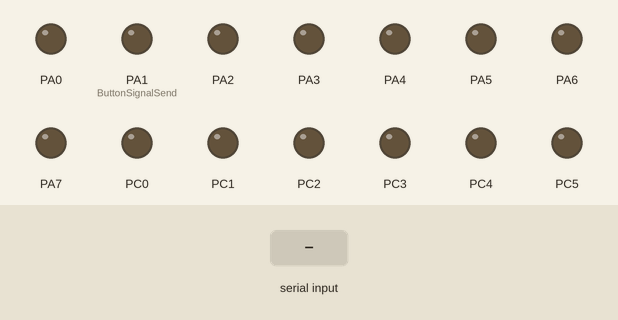
This program was run on a simulated ATmega1284P, built with avr-gcc and emulated at 8 MHz. Parts: output pins drawn as LEDs (lit = HIGH). Inputs (shaded band) come from the test bench.

Above: at 1.8 s.
1.9 s: "1" received over Serial
At 3.2 s:
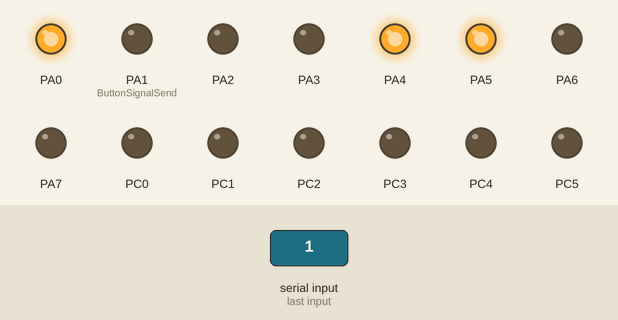
At 5.5 s:
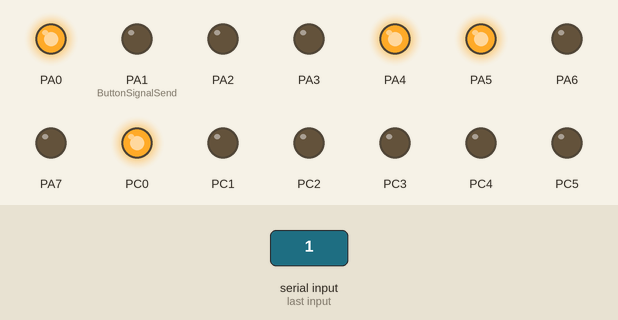
Timing chart, 0 to 13.9 s (numbered marks = the images above; inputs shaded):
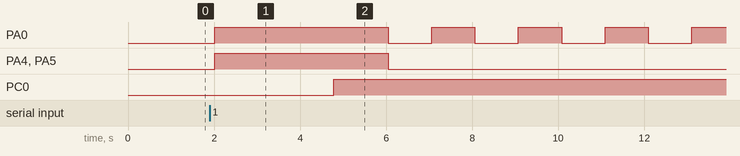

The program:

main.c
```c
/*    Name & Email: Ivan Lorna / ilorn001@ucr.edu
 *    Partner(s) Name & E-mail: Emanuel Halfon / ehalf001@ucr.edu
 *    Lab Section:  021
 *    Assignment: Lab 2
 *    Exercise Description: [optional - include for your own benefit]
 *
 *    I acknowledge all content contained herein, excluding template
 *     or example code, is my own original work.
 */

//#include "ilorn001_lab2_part1.c"
//#include "ilorn001_lab2_part2.c"
//#include "ilorn001_lab2_part3.c"
#include "ilorn001_lab2_part4.c"
```

ilorn001_lab2_part4.c
```c
/*    Name & Email: Ivan Lorna / ilorn001@ucr.edu
 *    Partner(s) Name & E-mail: Emanuel Halfon / ehalf001@ucr.edu
 *    Lab Section:  021
 *    Assignment: Lab 2 Part 3
 *    Exercise Description: [optional - include for your own benefit]
 *
 *    I acknowledge all content contained herein, excluding template
 *     or example code, is my own original work.
 */

//Includes
#include <avr/io.h>
#include "usart_ATmega1284.h"
#include <avr/interrupt.h>
#include <stdlib.h>
#include <stdio.h>


//Global Variables
unsigned char Master_Servant; //1 if master, 0 is servant
unsigned char count; //Counter
volatile unsigned char TimerFlag = 0; // TimerISR() sets this to 1. C programmer should clear to 0.
unsigned long _avr_timer_M = 1; // Start count from here, down to 0. Default 1 ms.
unsigned long _avr_timer_cntcurr = 0; // Current internal count of 1ms ticks
const unsigned long PERIOD = 250; //Preset Period
#define B0 (~PINB & 0x01)

//Functions
unsigned char SetBit(unsigned char pin, unsigned char number, unsigned char bin_value)
{
	return (bin_value ? pin | (0x01 << number) : pin & ~(0x01 << number));
}

void TimerOn() {
	// AVR timer/counter controller register TCCR1
	TCCR1B = 0x0B;
	// AVR output compare register OCR1A.
	OCR1A = 125;	// Timer interrupt will be generated when TCNT1==OCR1A
	TIMSK1 = 0x02; // bit1: OCIE1A -- enables compare match interrupt

	//Initialize avr counter
	TCNT1=0;

	_avr_timer_cntcurr = _avr_timer_M;
	SREG |= 0x80; // 0x80: 1000000
}

void TimerOff() {
	TCCR1B = 0x00; // bit3bit1bit0=000: timer off
}

typedef struct Task {
	int state; // Task s current state
	unsigned long period; // Task period
	unsigned long elapsedTime; // Time elapsed since last task tick
	int (*TickFct)(int); // Task tick function
} task;

const unsigned char tasksSize = 1;
task tasks[1];

void TimerISR()
{
	unsigned char i;
	for (i = 0;i < tasksSize;++i)
	{
		if ((tasks[i].elapsedTime >= tasks[i].period))
		{
			tasks[i].state = tasks[i].TickFct(tasks[i].state);
			tasks[i].elapsedTime = 0;
		}
		tasks[i].elapsedTime += PERIOD;
	}
}

ISR(TIMER1_COMPA_vect) {
	// CPU automatically calls when TCNT1 == OCR1 (every 1 ms per TimerOn settings)
	_avr_timer_cntcurr--; // Count down to 0 rather than up to TOP
	if (_avr_timer_cntcurr == 0) { // results in a more efficient compare
		TimerISR(); // Call the ISR that the user uses
		_avr_timer_cntcurr = _avr_timer_M;
	}
}

// Set TimerISR() to tick every M ms
void TimerSet(unsigned long M) {
	_avr_timer_M = M;
	_avr_timer_cntcurr = _avr_timer_M;
}

//State Machines

enum ButtonSignalSender {Start, BSS_Low, BSS_High};
int ButtonSignalSend(int state)
{
	switch(state){//transition

		case Start:
			state = BSS_Low;
			break;
		case BSS_Low:
			state = BSS_High;
			break;
		case BSS_High:
			state = BSS_Low;
			break;
		default:
			state = Start;
	}

	switch(state){//action
		case BSS_Low:
			PORTA = 0x00;

			break;
		case BSS_High:
			PORTA = 0x01;
			break;
		default:
			PORTA = PORTA;
	}

	USART_Send(PORTA, 1);
	return state;
}

enum ButtonSignalReciever {Start_S, BSR_Lookout, BSR_High,BSR_High2};
int ButtonSignalRecieve(int state){
	unsigned char temp = 0;
	if(USART_HasReceived(0))
	{
		temp = USART_Receive(0);
		PORTA = temp;
		USART_Send(temp, 1);
		USART_Flush(0);
		count = 0x00;
	}
	else
	{
		count++;
	}

	if(USART_HasTransmitted(1)){
		USART_Flush(1);
	}
	if (USART_HasReceived(0)) {
		USART_Flush(0);
	}
	return state;
}


int main(void)
{
	DDRA = 0xFF; PORTA = 0x00;
	DDRB = 0x00; PORTB = 0xFF;
	DDRC = 0xFF; PORTC = 0x00;

	Master_Servant = 0x00;
	initUSART(0);
	initUSART(1);

	tasks[0].state = Start;
	tasks[0].period = 250;
	tasks[0].elapsedTime = 0;
	tasks[0].TickFct = &ButtonSignalRecieve;

	TimerSet(PERIOD);
	TimerOn();
    while (1)
    {
		PORTC = Master_Servant;
		if(count > 10)
		{
			TimerOff();
			Master_Servant = 0x01;
			tasks[0].state = Start;
			tasks[0].period = 1000;
			tasks[0].elapsedTime = 0;
			tasks[0].TickFct = &ButtonSignalSend;
			TimerSet(PERIOD);
			TimerOn();
			USART_Send(PORTA, 1);
			count = 0x00;
		}
		continue;
    }
}
```

usart_ATmega1284.h
```c
// Permission to copy is granted provided that this header remains intact.
// This software is provided with no warranties.

////////////////////////////////////////////////////////////////////////////////

#ifndef USART_1284_H
#define USART_1284_H

// USART Setup Values
#define F_CPU 8000000UL // Assume uC operates at 8MHz
#define BAUD_RATE 9600
#define BAUD_PRESCALE (((F_CPU / (BAUD_RATE * 16UL))) - 1)

////////////////////////////////////////////////////////////////////////////////
//Functionality - Initializes TX and RX on PORT D
//Parameter: usartNum specifies which USART is being initialized
//			 If usartNum != 1, default to USART0
//Returns: None
void initUSART(unsigned char usartNum)
{
	if (usartNum != 1) {
		// Turn on the reception circuitry of USART0
		// Turn on receiver and transmitter
		// Use 8-bit character sizes
		UCSR0B |= (1 << RXEN0)  | (1 << TXEN0);
		UCSR0C |= (1 << UCSZ00) | (1 << UCSZ01);
		// Load lower 8-bits of the baud rate value into the low byte of the UBRR0 register
		UBRR0L = BAUD_PRESCALE;
		// Load upper 8-bits of the baud rate value into the high byte of the UBRR0 register
		UBRR0H = (BAUD_PRESCALE >> 8);
	}
	else {
		// Turn on the reception circuitry for USART1
		// Turn on receiver and transmitter
		// Use 8-bit character sizes
		UCSR1B |= (1 << RXEN1)  | (1 << TXEN1);
		UCSR1C |= (1 << UCSZ10) | (1 << UCSZ11);
		// Load lower 8-bits of the baud rate value into the low byte of the UBRR1 register
		UBRR1L = BAUD_PRESCALE;
		// Load upper 8-bits of the baud rate value into the high byte of the UBRR1 register
		UBRR1H = (BAUD_PRESCALE >> 8);
	}
}
////////////////////////////////////////////////////////////////////////////////
//Functionality - checks if USART is ready to send
//Parameter: usartNum specifies which USART is checked
//Returns: 1 if true else 0
unsigned char USART_IsSendReady(unsigned char usartNum)
{
	return (usartNum != 1) ? (UCSR0A & (1 << UDRE0)) : (UCSR1A & (1 << UDRE1));
}
////////////////////////////////////////////////////////////////////////////////
//Functionality - checks if USART has successfully transmitted data
//Parameter: usartNum specifies which USART is being checked
//Returns: 1 if true else 0
unsigned char USART_HasTransmitted(unsigned char usartNum)
{
	return (usartNum != 1) ? (UCSR0A & (1 << TXC0)) : (UCSR1A & (1 << TXC1));
}
////////////////////////////////////////////////////////////////////////////////
// **** WARNING: THIS FUNCTION BLOCKS MULTI-TASKING; USE WITH CAUTION!!! ****
//Functionality - checks if USART has recieved data
//Parameter: usartNum specifies which USART is checked
//Returns: 1 if true else 0
unsigned char USART_HasReceived(unsigned char usartNum)
{
	return (usartNum != 1) ? (UCSR0A & (1 << RXC0)) : (UCSR1A & (1 << RXC1));
}
////////////////////////////////////////////////////////////////////////////////
//Functionality - Flushes the data register
//Parameter: usartNum specifies which USART is flushed
//Returns: None
void USART_Flush(unsigned char usartNum)
{
	static unsigned char dummy;
	if (usartNum != 1) {
		while ( UCSR0A & (1 << RXC0) ) { dummy = UDR0; }
	}
	else {
		while ( UCSR1A & (1 << RXC1) ) { dummy = UDR1; }
	}
}
////////////////////////////////////////////////////////////////////////////////
// **** WARNING: THIS FUNCTION BLOCKS MULTI-TASKING; USE WITH CAUTION!!! ****
//Functionality - Sends an 8-bit char value
//Parameter: Takes a single unsigned char value
//			 usartNum specifies which USART will send the char
//Returns: None
void USART_Send(unsigned char sendMe, unsigned char usartNum)
{
	if (usartNum != 1) {
		while( !(UCSR0A & (1 << UDRE0)) );
		UDR0 = sendMe;
	}
	else {
		while( !(UCSR1A & (1 << UDRE1)) );
		UDR1 = sendMe;
	}
}
////////////////////////////////////////////////////////////////////////////////
// **** WARNING: THIS FUNCTION BLOCKS MULTI-TASKING; USE WITH CAUTION!!! ****
//Functionality - receives an 8-bit char value
//Parameter: usartNum specifies which USART is waiting to receive data
//Returns: Unsigned char data from the receive buffer
unsigned char USART_Receive(unsigned char usartNum)
{
	if (usartNum != 1) {
		while ( !(UCSR0A & (1 << RXC0)) ); // Wait for data to be received
		return UDR0; // Get and return received data from buffer
	}
	else {
		while ( !(UCSR1A & (1 << RXC1)) );
		return UDR1;
	}
}

#endif USART_1284_H
```

Measured:
- after the input at 1.9 s, PA4, PA5: LOW → HIGH after 0.12 s, → LOW 4.0 s later; PC0: LOW → HIGH after 2.9 s instead of 1.1 s
- by itself, PA0: repeats every 2.0 s: LOW 1.0 s, HIGH 1.0 s
